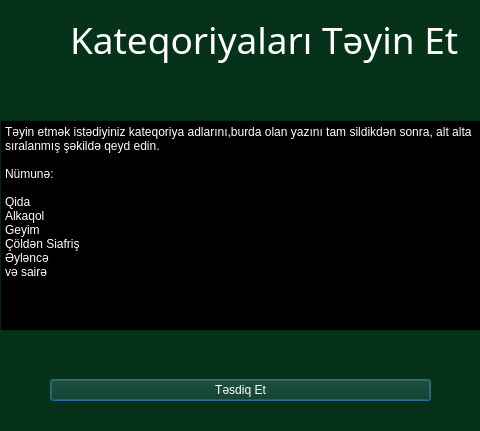
<?xml version="1.0" encoding="UTF-8"?>
<ui version="4.0">
 <class>Dialog</class>
 <widget class="QDialog" name="Dialog">
  <property name="geometry">
   <rect>
    <x>0</x>
    <y>0</y>
    <width>480</width>
    <height>431</height>
   </rect>
  </property>
  <property name="palette">
   <palette>
    <active>
     <colorrole role="WindowText">
      <brush brushstyle="SolidPattern">
       <color alpha="255">
        <red>255</red>
        <green>255</green>
        <blue>255</blue>
       </color>
      </brush>
     </colorrole>
     <colorrole role="Button">
      <brush brushstyle="SolidPattern">
       <color alpha="255">
        <red>6</red>
        <green>50</green>
        <blue>25</blue>
       </color>
      </brush>
     </colorrole>
     <colorrole role="Light">
      <brush brushstyle="SolidPattern">
       <color alpha="255">
        <red>9</red>
        <green>75</green>
        <blue>38</blue>
       </color>
      </brush>
     </colorrole>
     <colorrole role="Midlight">
      <brush brushstyle="SolidPattern">
       <color alpha="255">
        <red>7</red>
        <green>62</green>
        <blue>31</blue>
       </color>
      </brush>
     </colorrole>
     <colorrole role="Dark">
      <brush brushstyle="SolidPattern">
       <color alpha="255">
        <red>3</red>
        <green>25</green>
        <blue>13</blue>
       </color>
      </brush>
     </colorrole>
     <colorrole role="Mid">
      <brush brushstyle="SolidPattern">
       <color alpha="255">
        <red>4</red>
        <green>33</green>
        <blue>17</blue>
       </color>
      </brush>
     </colorrole>
     <colorrole role="Text">
      <brush brushstyle="SolidPattern">
       <color alpha="255">
        <red>255</red>
        <green>255</green>
        <blue>255</blue>
       </color>
      </brush>
     </colorrole>
     <colorrole role="BrightText">
      <brush brushstyle="SolidPattern">
       <color alpha="255">
        <red>255</red>
        <green>255</green>
        <blue>255</blue>
       </color>
      </brush>
     </colorrole>
     <colorrole role="ButtonText">
      <brush brushstyle="SolidPattern">
       <color alpha="255">
        <red>255</red>
        <green>255</green>
        <blue>255</blue>
       </color>
      </brush>
     </colorrole>
     <colorrole role="Base">
      <brush brushstyle="SolidPattern">
       <color alpha="255">
        <red>0</red>
        <green>0</green>
        <blue>0</blue>
       </color>
      </brush>
     </colorrole>
     <colorrole role="Window">
      <brush brushstyle="SolidPattern">
       <color alpha="255">
        <red>6</red>
        <green>50</green>
        <blue>25</blue>
       </color>
      </brush>
     </colorrole>
     <colorrole role="Shadow">
      <brush brushstyle="SolidPattern">
       <color alpha="255">
        <red>0</red>
        <green>0</green>
        <blue>0</blue>
       </color>
      </brush>
     </colorrole>
     <colorrole role="AlternateBase">
      <brush brushstyle="SolidPattern">
       <color alpha="255">
        <red>3</red>
        <green>25</green>
        <blue>12</blue>
       </color>
      </brush>
     </colorrole>
     <colorrole role="ToolTipBase">
      <brush brushstyle="SolidPattern">
       <color alpha="255">
        <red>255</red>
        <green>255</green>
        <blue>220</blue>
       </color>
      </brush>
     </colorrole>
     <colorrole role="ToolTipText">
      <brush brushstyle="SolidPattern">
       <color alpha="255">
        <red>0</red>
        <green>0</green>
        <blue>0</blue>
       </color>
      </brush>
     </colorrole>
     <colorrole role="PlaceholderText">
      <brush brushstyle="SolidPattern">
       <color alpha="127">
        <red>255</red>
        <green>255</green>
        <blue>255</blue>
       </color>
      </brush>
     </colorrole>
     <colorrole role="Accent">
      <brush brushstyle="SolidPattern">
       <color alpha="255">
        <red>0</red>
        <green>0</green>
        <blue>0</blue>
       </color>
      </brush>
     </colorrole>
    </active>
    <inactive>
     <colorrole role="WindowText">
      <brush brushstyle="SolidPattern">
       <color alpha="255">
        <red>255</red>
        <green>255</green>
        <blue>255</blue>
       </color>
      </brush>
     </colorrole>
     <colorrole role="Button">
      <brush brushstyle="SolidPattern">
       <color alpha="255">
        <red>6</red>
        <green>50</green>
        <blue>25</blue>
       </color>
      </brush>
     </colorrole>
     <colorrole role="Light">
      <brush brushstyle="SolidPattern">
       <color alpha="255">
        <red>9</red>
        <green>75</green>
        <blue>38</blue>
       </color>
      </brush>
     </colorrole>
     <colorrole role="Midlight">
      <brush brushstyle="SolidPattern">
       <color alpha="255">
        <red>7</red>
        <green>62</green>
        <blue>31</blue>
       </color>
      </brush>
     </colorrole>
     <colorrole role="Dark">
      <brush brushstyle="SolidPattern">
       <color alpha="255">
        <red>3</red>
        <green>25</green>
        <blue>13</blue>
       </color>
      </brush>
     </colorrole>
     <colorrole role="Mid">
      <brush brushstyle="SolidPattern">
       <color alpha="255">
        <red>4</red>
        <green>33</green>
        <blue>17</blue>
       </color>
      </brush>
     </colorrole>
     <colorrole role="Text">
      <brush brushstyle="SolidPattern">
       <color alpha="255">
        <red>255</red>
        <green>255</green>
        <blue>255</blue>
       </color>
      </brush>
     </colorrole>
     <colorrole role="BrightText">
      <brush brushstyle="SolidPattern">
       <color alpha="255">
        <red>255</red>
        <green>255</green>
        <blue>255</blue>
       </color>
      </brush>
     </colorrole>
     <colorrole role="ButtonText">
      <brush brushstyle="SolidPattern">
       <color alpha="255">
        <red>255</red>
        <green>255</green>
        <blue>255</blue>
       </color>
      </brush>
     </colorrole>
     <colorrole role="Base">
      <brush brushstyle="SolidPattern">
       <color alpha="255">
        <red>0</red>
        <green>0</green>
        <blue>0</blue>
       </color>
      </brush>
     </colorrole>
     <colorrole role="Window">
      <brush brushstyle="SolidPattern">
       <color alpha="255">
        <red>6</red>
        <green>50</green>
        <blue>25</blue>
       </color>
      </brush>
     </colorrole>
     <colorrole role="Shadow">
      <brush brushstyle="SolidPattern">
       <color alpha="255">
        <red>0</red>
        <green>0</green>
        <blue>0</blue>
       </color>
      </brush>
     </colorrole>
     <colorrole role="AlternateBase">
      <brush brushstyle="SolidPattern">
       <color alpha="255">
        <red>3</red>
        <green>25</green>
        <blue>12</blue>
       </color>
      </brush>
     </colorrole>
     <colorrole role="ToolTipBase">
      <brush brushstyle="SolidPattern">
       <color alpha="255">
        <red>255</red>
        <green>255</green>
        <blue>220</blue>
       </color>
      </brush>
     </colorrole>
     <colorrole role="ToolTipText">
      <brush brushstyle="SolidPattern">
       <color alpha="255">
        <red>0</red>
        <green>0</green>
        <blue>0</blue>
       </color>
      </brush>
     </colorrole>
     <colorrole role="PlaceholderText">
      <brush brushstyle="SolidPattern">
       <color alpha="127">
        <red>255</red>
        <green>255</green>
        <blue>255</blue>
       </color>
      </brush>
     </colorrole>
     <colorrole role="Accent">
      <brush brushstyle="SolidPattern">
       <color alpha="255">
        <red>0</red>
        <green>0</green>
        <blue>0</blue>
       </color>
      </brush>
     </colorrole>
    </inactive>
    <disabled>
     <colorrole role="WindowText">
      <brush brushstyle="SolidPattern">
       <color alpha="255">
        <red>3</red>
        <green>25</green>
        <blue>13</blue>
       </color>
      </brush>
     </colorrole>
     <colorrole role="Button">
      <brush brushstyle="SolidPattern">
       <color alpha="255">
        <red>6</red>
        <green>50</green>
        <blue>25</blue>
       </color>
      </brush>
     </colorrole>
     <colorrole role="Light">
      <brush brushstyle="SolidPattern">
       <color alpha="255">
        <red>9</red>
        <green>75</green>
        <blue>38</blue>
       </color>
      </brush>
     </colorrole>
     <colorrole role="Midlight">
      <brush brushstyle="SolidPattern">
       <color alpha="255">
        <red>7</red>
        <green>62</green>
        <blue>31</blue>
       </color>
      </brush>
     </colorrole>
     <colorrole role="Dark">
      <brush brushstyle="SolidPattern">
       <color alpha="255">
        <red>3</red>
        <green>25</green>
        <blue>13</blue>
       </color>
      </brush>
     </colorrole>
     <colorrole role="Mid">
      <brush brushstyle="SolidPattern">
       <color alpha="255">
        <red>4</red>
        <green>33</green>
        <blue>17</blue>
       </color>
      </brush>
     </colorrole>
     <colorrole role="Text">
      <brush brushstyle="SolidPattern">
       <color alpha="255">
        <red>3</red>
        <green>25</green>
        <blue>13</blue>
       </color>
      </brush>
     </colorrole>
     <colorrole role="BrightText">
      <brush brushstyle="SolidPattern">
       <color alpha="255">
        <red>255</red>
        <green>255</green>
        <blue>255</blue>
       </color>
      </brush>
     </colorrole>
     <colorrole role="ButtonText">
      <brush brushstyle="SolidPattern">
       <color alpha="255">
        <red>3</red>
        <green>25</green>
        <blue>13</blue>
       </color>
      </brush>
     </colorrole>
     <colorrole role="Base">
      <brush brushstyle="SolidPattern">
       <color alpha="255">
        <red>6</red>
        <green>50</green>
        <blue>25</blue>
       </color>
      </brush>
     </colorrole>
     <colorrole role="Window">
      <brush brushstyle="SolidPattern">
       <color alpha="255">
        <red>6</red>
        <green>50</green>
        <blue>25</blue>
       </color>
      </brush>
     </colorrole>
     <colorrole role="Shadow">
      <brush brushstyle="SolidPattern">
       <color alpha="255">
        <red>0</red>
        <green>0</green>
        <blue>0</blue>
       </color>
      </brush>
     </colorrole>
     <colorrole role="AlternateBase">
      <brush brushstyle="SolidPattern">
       <color alpha="255">
        <red>6</red>
        <green>50</green>
        <blue>25</blue>
       </color>
      </brush>
     </colorrole>
     <colorrole role="ToolTipBase">
      <brush brushstyle="SolidPattern">
       <color alpha="255">
        <red>255</red>
        <green>255</green>
        <blue>220</blue>
       </color>
      </brush>
     </colorrole>
     <colorrole role="ToolTipText">
      <brush brushstyle="SolidPattern">
       <color alpha="255">
        <red>0</red>
        <green>0</green>
        <blue>0</blue>
       </color>
      </brush>
     </colorrole>
     <colorrole role="PlaceholderText">
      <brush brushstyle="SolidPattern">
       <color alpha="127">
        <red>3</red>
        <green>25</green>
        <blue>13</blue>
       </color>
      </brush>
     </colorrole>
     <colorrole role="Accent">
      <brush brushstyle="SolidPattern">
       <color alpha="255">
        <red>4</red>
        <green>35</green>
        <blue>18</blue>
       </color>
      </brush>
     </colorrole>
    </disabled>
   </palette>
  </property>
  <property name="windowTitle">
   <string>Dialog</string>
  </property>
  <widget class="QWidget" name="verticalLayoutWidget">
   <property name="geometry">
    <rect>
     <x>0</x>
     <y>0</y>
     <width>481</width>
     <height>80</height>
    </rect>
   </property>
   <layout class="QVBoxLayout" name="verticalLayout">
    <property name="leftMargin">
     <number>70</number>
    </property>
    <item>
     <widget class="QLabel" name="label">
      <property name="font">
       <font>
        <family>Poor Richard</family>
        <pointsize>28</pointsize>
       </font>
      </property>
      <property name="contextMenuPolicy">
       <enum>Qt::ContextMenuPolicy::ActionsContextMenu</enum>
      </property>
      <property name="layoutDirection">
       <enum>Qt::LayoutDirection::LeftToRight</enum>
      </property>
      <property name="frameShadow">
       <enum>QFrame::Shadow::Plain</enum>
      </property>
      <property name="text">
       <string>                                          Kateqoriyaları Təyin Et</string>
      </property>
      <property name="textFormat">
       <enum>Qt::TextFormat::RichText</enum>
      </property>
     </widget>
    </item>
   </layout>
  </widget>
  <widget class="QWidget" name="verticalLayoutWidget_2">
   <property name="geometry">
    <rect>
     <x>0</x>
     <y>120</y>
     <width>481</width>
     <height>211</height>
    </rect>
   </property>
   <layout class="QVBoxLayout" name="verticalLayout_2">
    <item>
     <widget class="QPlainTextEdit" name="CategoryText">
      <property name="plainText">
       <string>Təyin etmək istədiyiniz kateqoriya adlarını,burda olan yazını tam sildikdən sonra, alt alta sıralanmış şəkildə qeyd edin.

Nümunə:

Qida
Alkaqol
Geyim
Çöldən Siafriş
Əyləncə
və sairə</string>
      </property>
     </widget>
    </item>
   </layout>
  </widget>
  <widget class="QWidget" name="verticalLayoutWidget_3">
   <property name="geometry">
    <rect>
     <x>0</x>
     <y>350</y>
     <width>481</width>
     <height>80</height>
    </rect>
   </property>
   <layout class="QVBoxLayout" name="verticalLayout_3">
    <property name="leftMargin">
     <number>50</number>
    </property>
    <property name="rightMargin">
     <number>50</number>
    </property>
    <item>
     <widget class="QPushButton" name="AcceptCategory">
      <property name="text">
       <string>Təsdiq Et</string>
      </property>
     </widget>
    </item>
   </layout>
  </widget>
 </widget>
 <resources/>
 <connections/>
</ui>
